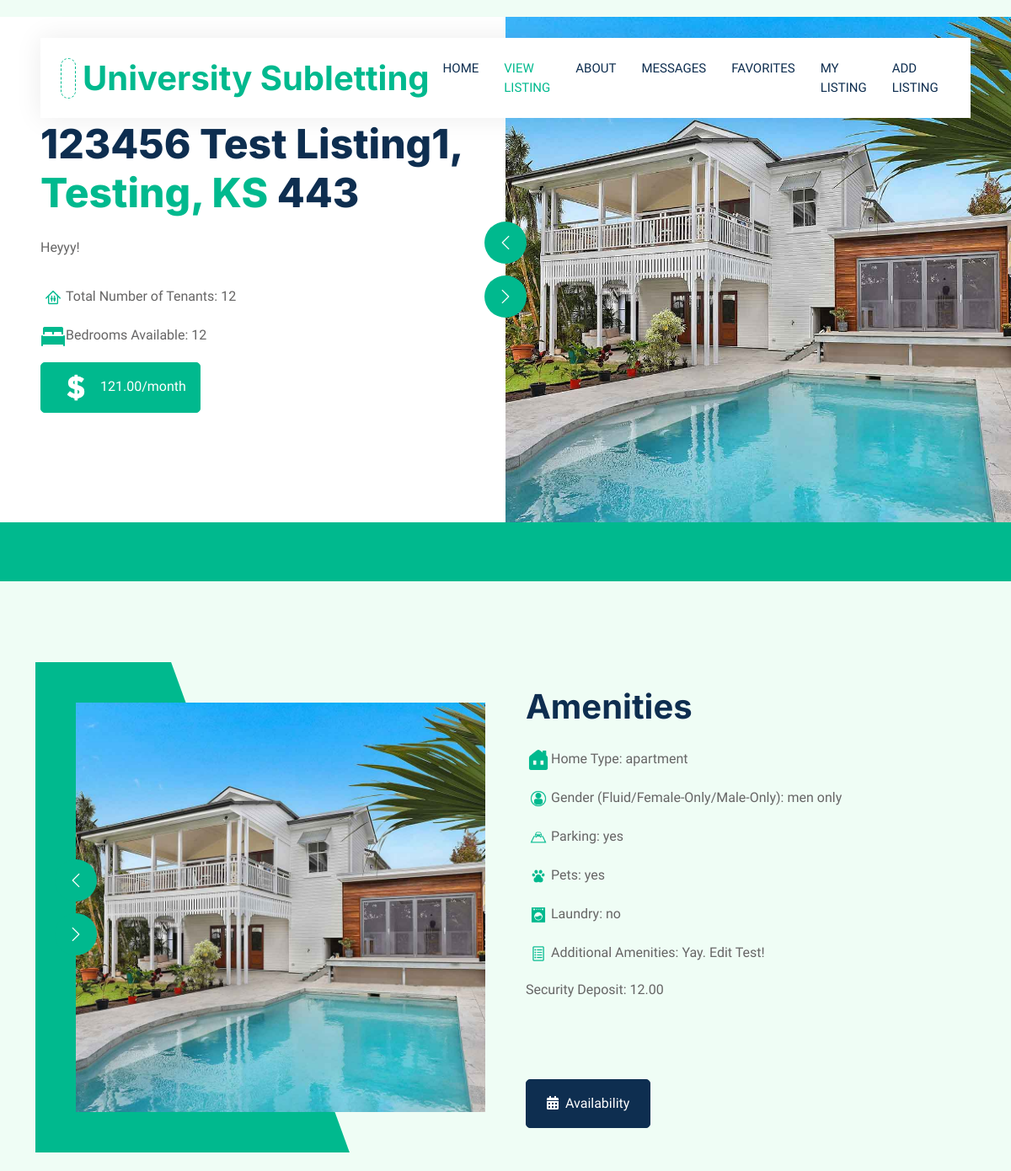
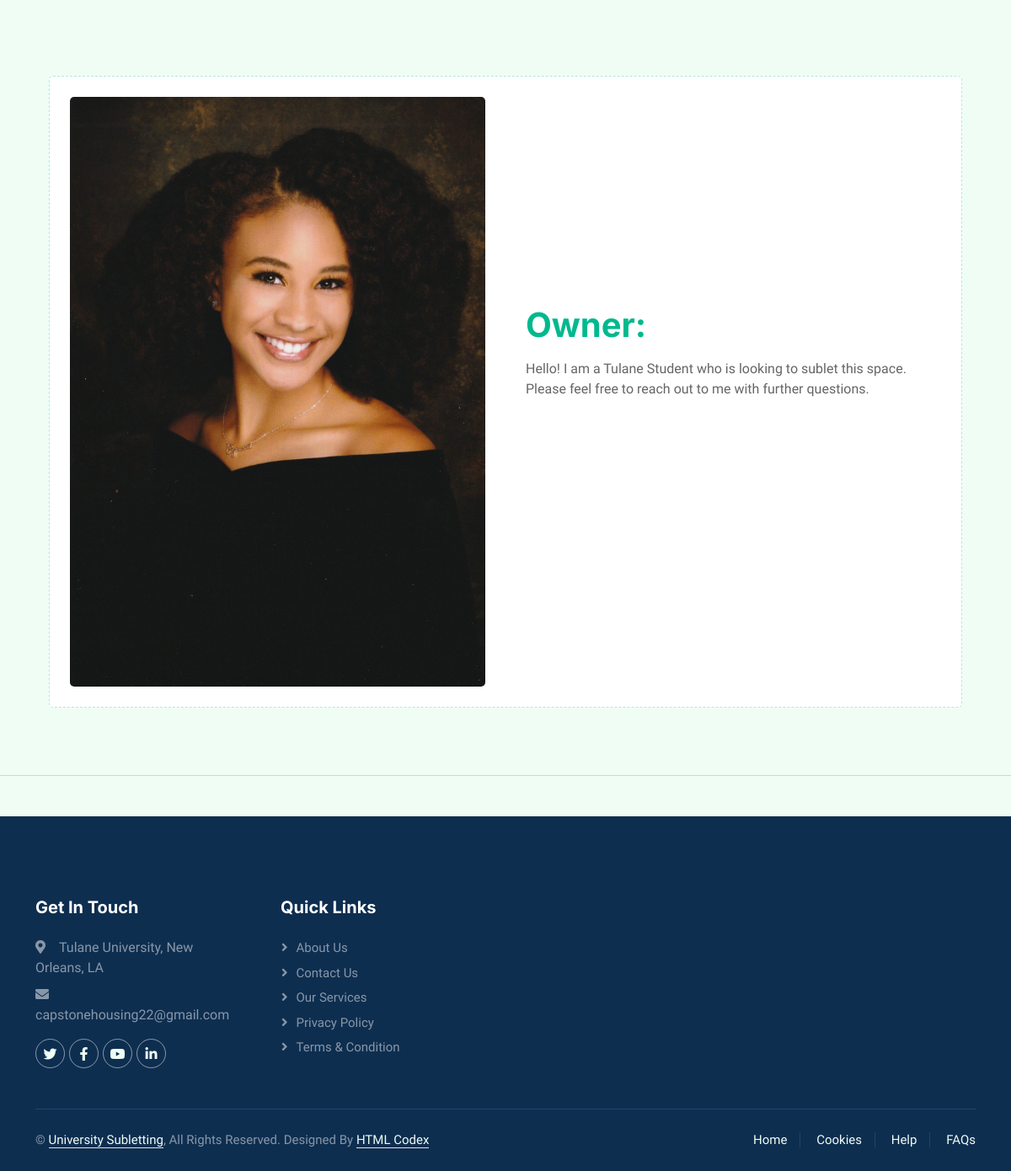
The page /view_listing/41 on the database its author committed (2 pictures, top to bottom).
### hello/models.py (models this page shows)
class allinformation(models.Model):
    user = models.ForeignKey(User, on_delete=models.CASCADE, null=True)
    address = models.CharField(max_length=200, blank=True, null=True)
    city = models.CharField(max_length=200, blank=True, null=True)
    zip = models.IntegerField( blank=True, null=True)
    state = models.CharField(max_length=22, blank=True, null=True)
    hometype = models.CharField(max_length=100, blank=True, null=True)
    monthlyprice = models.DecimalField(max_digits = 100, decimal_places=2, blank=True, null=True)
    securitydeposit = models.DecimalField(max_digits = 100, decimal_places=2, blank=True, null=True)
    numbertenants = models.IntegerField(blank=True, null=True)
    gender = models.CharField(max_length=20, blank=True, null=True)
    beds = models.IntegerField( blank=True, null=True)
    addrentinfo = models.CharField(max_length=300, blank=True, null=True)
    parking = models.CharField(max_length=4, blank=True, null=True)
    pets = models.CharField(max_length=4, blank=True, null=True)
    laundry = models.CharField(max_length=20, blank=True, null=True)
    addamenityinfo = models.CharField(max_length=300, blank=True, null=True)
    image = models.ImageField(upload_to="images/",default="images/image_coming_soon.png", height_field=None, width_field=None, max_length=100,blank=True, null=True)

### hello/views.py (the view)
# urls.py: path("view_listing/<int:listing_id>", views.view_listing, name="view_listing"),
def view_listing(request, listing_id):
    addyinfo = allinformation.objects.filter(id=listing_id).last()
    print("Listing ID:", listing_id)
    return render(request, "hello/view_listing.html", {'addyinfo': addyinfo,})

### hello/templates/hello/view_listing.html (shortened to what this page needs)
{% extends "hello/layout.html" %}
{% load static %}
{% block content %}
<!DOCTYPE html>
<html lang="en">
<head>
    <link href="https://cdnjs.cloudflare.com/ajax/libs/font-awesome/5.10.0/css/all.min.css" rel="stylesheet">
    <link href="https://cdn.jsdelivr.net/npm/bootstrap-icons@1.4.1/font/bootstrap-icons.css" rel="stylesheet">
    <link href="{% static 'hello/lib/animate/animate.min.css' %}" rel="stylesheet">
    <link href="{% static 'hello/lib/owlcarousel/assets/owl.carousel.min.css' %}" rel="stylesheet">
    <link href="{% static 'hello/css/bootstrap.min.css' %}" rel="stylesheet">
    <link href="{% static 'hello/css/style.css' %}" rel="stylesheet">
</head>
<body>
    <div class="container-fluid nav-bar bg-transparent">
        <nav class="navbar navbar-expand-lg bg-white navbar-light py-0 px-4">
            <a href="{% url 'home' %}" class="navbar-brand d-flex align-items-center text-center">
                <div class="icon p-2 me-2">
                </div>
                <h1 class="m-0 text-primary">University Subletting</h1>
            </a>
            <div class="navbar-nav ms-auto">
                <a href="{% url 'home' %}" class="nav-item nav-link">Home</a>
                <a href="" class="nav-item nav-link active">View Listing</a>
                <a href="{% url 'about' %}" class="nav-item nav-link">About</a>
                <a href="{% url 'messages' %}" class="nav-item nav-link">Messages</a>
                <a href="{% url 'favorites' %}" class="nav-item nav-link">Favorites</a>
                <a href="{% url 'listing' %}" class="nav-item nav-link">My Listing</a>
                <a href="{% url 'add_listing' %}" class="nav-item nav-link">Add Listing</a>
            </div>
        </nav>
    </div>
    <div class="container-fluid header bg-white p-0">
        <div class="row g-0 align-items-center flex-column-reverse flex-md-row">
            <div class="col-md-6 p-5 mt-lg-2">
                <h1 class="display-5 animated fadeIn mb-4">{{addyinfo.address}}, <span class="text-primary">{{addyinfo.city}}, {{addyinfo.state}}</span> {{addyinfo.zip}}</h1>
                <p class="animated fadeIn mb-4 pb-2">{{addyinfo.addrentinfo}} </p>
                <p><img class="img-fluid" src="{% static 'hello/images/icon-tenants.png'%}" alt="Icon" style="width: 30px; height: 30px;">Total Number of Tenants: {{addyinfo.numbertenants}}</p>
                <p><img class="img-fluid" src="{% static 'hello/images/icon-bed.png'%}" alt="Icon" style="width: 30px; height: 30px;">Bedrooms Available: {{addyinfo.beds}}</p>
                <p class="btn btn-primary py-1 px-3 me-1 animated fadeIn">
                    <img class="img-fluid" src="{% static 'hello/images/icon-dollar.png'%}" alt="Icon" style="width: 50px; height: 50px;">
                    {{addyinfo.monthlyprice}}/month
                </p>
            </div>
            <div class="col-md-6 animated fadeIn">
                <div class="owl-carousel header-carousel">
                    <div class="owl-carousel-item">
                        <img class="img-fluid" src="{% static 'hello/images/carousel-1.jpg' %}" alt="">
                    </div>
                </div>
            </div>
        </div>
    </div>
    <div class="container-fluid bg-primary mb-5 wow fadeIn" data-wow-delay="0.1s" style="padding: 35px;"></div>
    <div class="container-xxl py-5">
        <div class="container">
            <div class="row g-5 align-items-center">
                <div class="col-lg-6 wow fadeIn position-relative" data-wow-delay="0.1s">
                    <div class="about-img position-relative overflow-hidden p-5 pe-0">
                        <div class="owl-carousel header-carousel">
                            <div class="owl-carousel-item">
                                <img class="img-fluid" src="{% static 'hello/images/carousel-1.jpg' %}" alt="">
                            </div>
                        </div>
                    </div>
                </div>
                <div class="col-lg-6 wow fadeIn" data-wow-delay="0.5s">
                    <h1 class="mb-4">Amenities</h1>
                    <p><img class="img-fluid" src="{% static 'hello/images/icon-house (2).png'%}" alt="Icon" style="width: 30px; height: 30px;">Home Type: {{addyinfo.hometype}}</p>
                    <p><img class="img-fluid" src="{% static 'hello/images/icon-person.png'%}" alt="Icon" style="width: 30px; height: 30px;">Gender (Fluid/Female-Only/Male-Only): {{addyinfo.gender}}</p>
                    <p><img class="img-fluid" src="{% static 'hello/images/icon-parking.png'%}" alt="Icon" style="width: 30px; height: 30px;">Parking: {{addyinfo.parking}}</p>
                    <p><img class="img-fluid" src="{% static 'hello/images/icon-pet.png'%}" alt="Icon" style="width: 30px; height: 30px;">Pets: {{addyinfo.pets}}</p>
                    <p><img class="img-fluid" src="{% static 'hello/images/icon-laundry.png'%}" alt="Icon" style="width: 30px; height: 30px;">Laundry: {{addyinfo.laundry}}</p>
                    <p><img class="img-fluid" src="{% static 'hello/images/icon-misc.png'%}" alt="Icon" style="width: 30px; height: 30px;">Additional Amenities: {{addyinfo.addamenityinfo}}</p>
                    <p class="mb-4">Security Deposit: {{addyinfo.securitydeposit}}</p>
                    <form action = "/addFavorites/" method = "post">
                        <button class="btn btn-primary py-1 px-3 me-1 animated fadeIn" type="submit" name = "favorite" value={{addyinfo.id}}>
                            <img class="img-fluid" src="{% static 'hello/images/icon-favorite.png'%}" alt="Icon" style="width: 60px; height: 60px;">
                        </button>
                    </form>
                    <a href="" class="btn btn-dark py-3 px-4"><i class="fa fa-calendar-alt me-2"></i>Availability</a>
                </div>
            </div>
        </div>
    </div>
    <div class="container-xxl py-5">
        <div class="container">
            <div class="bg-light rounded p-3">
                <div class="bg-white rounded p-4" style="border: 1px dashed rgba(0, 185, 142, .3)">
                    <div class="row g-5 align-items-center">
                        <div class="col-lg-6 wow fadeIn" data-wow-delay="0.1s">
                            <img class="img-fluid rounded w-100" src="{% static 'hello/images/kayla-headshot.jpg' %}" alt="">
                        </div>
                        <div class="col-lg-6 wow fadeIn" data-wow-delay="0.5s">
                            <div class="mb-4">
                                <h1 class="mb-3"><span class="text-primary">Owner: </span> </h1>
                                <p>Hello! I am a Tulane Student who is looking to sublet this space. Please feel free to reach out to me with further questions. </p>
                            </div>
                            <button class="btn btn-primary py-1 px-3 me-1 animated fadeIn">
                                <img class="img-fluid" src="{% static 'hello/images/icon-message.png'%}" alt="Icon" style="width: 60px; height: 60px;">
                            </button>
                        </div>
                    </div>
                </div>
            </div>
        </div>
    </div>
</body>
</html>
{% endblock %}

### hello/static/hello/css/style.css (style rules this page uses)
:root { --primary: #00B98E; --secondary: #FF6922; --light: #EFFDF5; --dark: #0E2E50; }
.btn { transition: .5s; }
.btn.btn-primary, .btn.btn-secondary { color: #FFFFFF; }
.nav-bar { position: relative; margin-top: 45px; padding: 0 3rem; transition: .5s; z-index: 9999; }
.navbar { box-shadow: 0 0 30px rgba(0, 0, 0, .08); }
.navbar-light .navbar-nav .nav-link { margin-right: 30px; padding: 25px 0; color: #FFFFFF; font-size: 15px; text-transform: uppercase; outline: none; }
.navbar-light .navbar-nav .nav-link:hover, .navbar-light .navbar-nav .nav-link.active { color: var(--primary); }
.navbar-light .navbar-brand { height: 75px; }
.navbar-light .navbar-nav .nav-link { color: var(--dark); font-weight: 500; }
@media (min-width: 992px) { .header { margin-top: -120px; } }
.icon { padding: 15px; display: inline-flex; align-items: center; justify-content: center; background: #FFFFFF !important; border-radius: 50px; border: 1px dashed var(--primary) !important; }
.about-img img { position: relative; z-index: 2; }
.about-img::before { position: absolute; content: ""; top: 0; left: -50%; width: 100%; height: 100%; background: var(--primary); transform: skew(20deg); z-index: 1; }

### rows shown on the page
allinformation: address "123456 Test Listing1", city "Testing", state "KS", zip "443", addrentinfo "Heyyy!", numbertenants "12", beds "12", monthlyprice "121.00", hometype "apartment", gender "men only", parking "yes", pets "yes", laundry "no", addamenityinfo "Yay. Edit Test!", securitydeposit "12.00"
